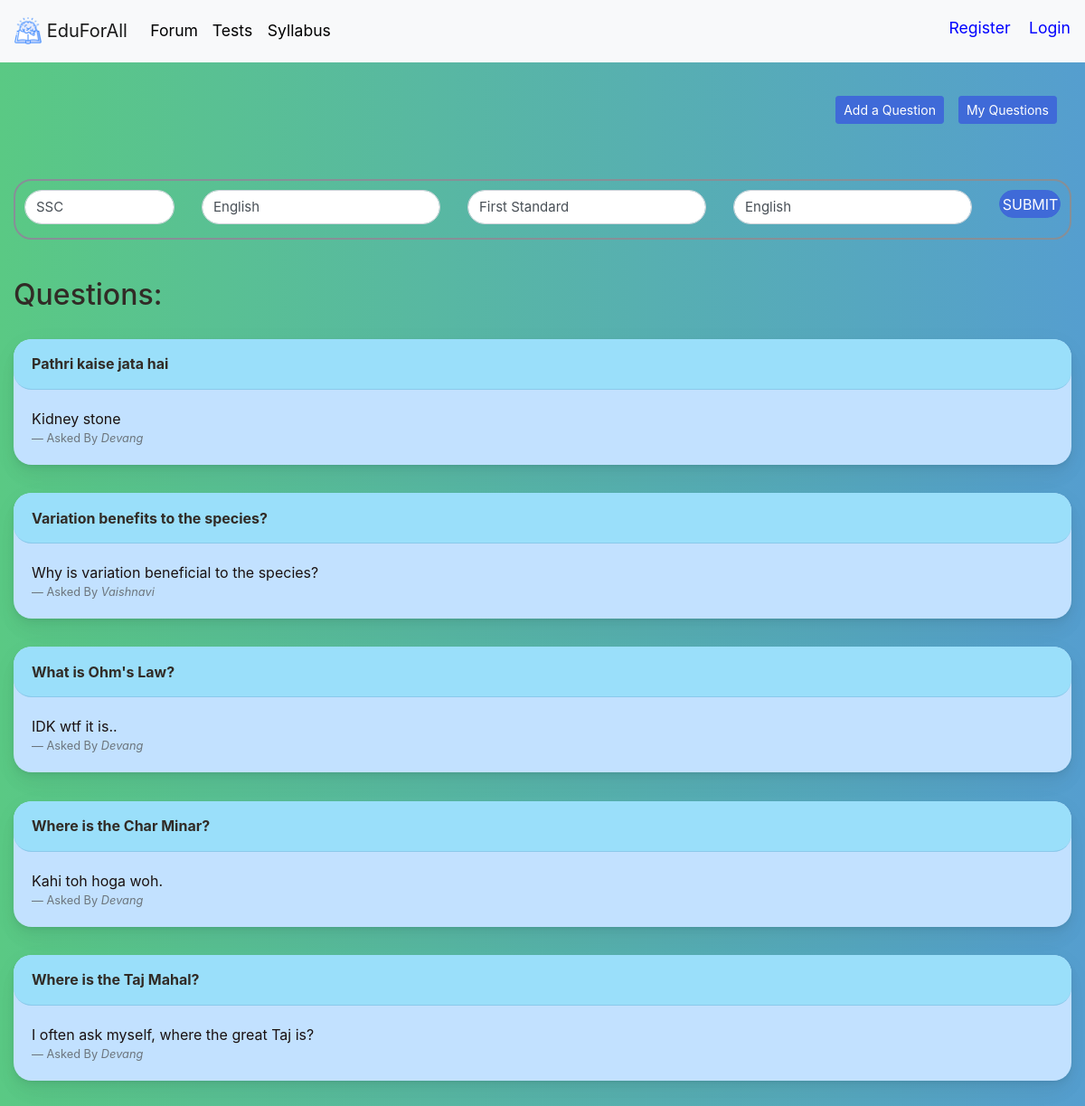
/forum/, run on an earlier commit of the app's database.
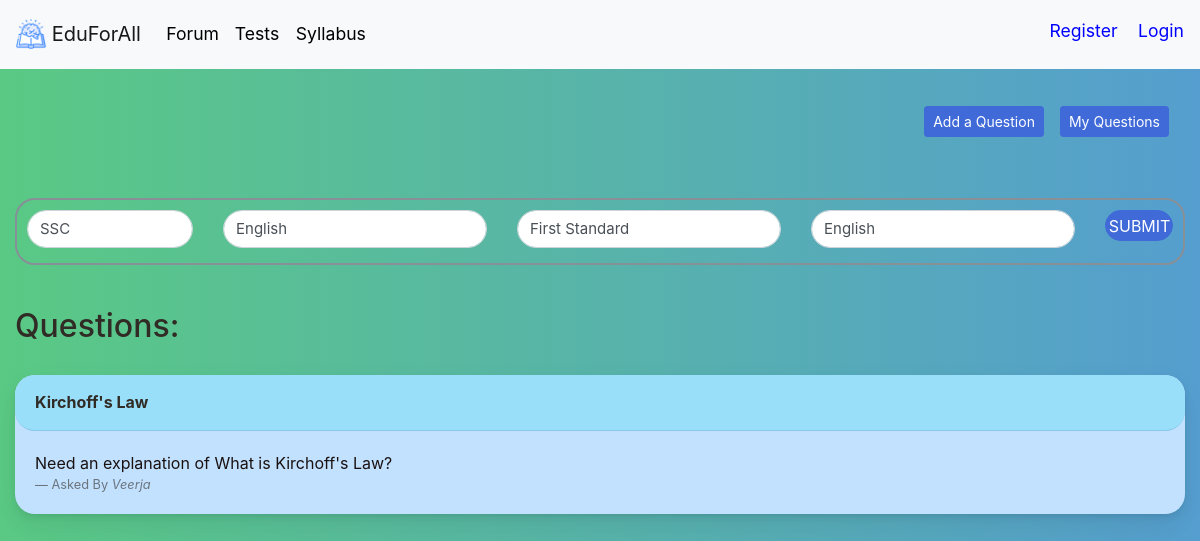
And on a later commit of the database.
### forum/models.py (models this page shows, shortened)
class question(models.Model):
    created = models.DateTimeField(auto_now_add=True)
    questionBy = models.ForeignKey(student, on_delete=models.CASCADE)
    title = models.CharField(max_length=240)
    body = models.CharField(max_length=25000)
    medium = models.CharField(max_length=100)
    acadYear = models.CharField(max_length=100)
    subject = models.CharField(max_length=100)
    board = models.CharField(max_length=100, default="SSC")

class student(models.Model):
    user: OneToOneField = models.OneToOneField(User, on_delete=models.CASCADE)
    acadYear = models.CharField(max_length=100)
    medium = models.CharField(max_length=100)
    board = models.CharField(max_length=100, default="SSC")

### forum/views.py (the view, shortened to what this page needs)
# urls.py: path('',views.forumLanding.as_view(),name='forumLanding'),
class forumLanding(View):
    def get(self, request, template_name='forumLanding.html'):
        message = {}
        message['questions'] = question.objects.all().order_by('-created')
        return render(request, 'forumLanding.html', message)

### forum/templates/forumLanding.html (shortened to what this page needs)
{% extends 'base.html' %}
{% load static %}
{% block content %}
<link rel="stylesheet" href="{% static 'all.css' %}">
<link rel="stylesheet" href="{% static 'bt.css' %}">
<link rel="stylesheet" href="{% static 'btb.css' %}">
<link rel="stylesheet" href="{% static 'login.css' %}">
<link rel="stylesheet" href="{% static 'forumLanding.css' %}">
<div class="container-fluid">
    <br>
    <br>
    <br>
    <br>
    <br>
    <a class="btn btn-primary btn-sm float-right" style="margin-right: 16px; margin-bottom: 16px" href="{% url 'forum:myQuestions' %}" role="button">My Questions</a>
    <a class="btn btn-primary btn-sm float-right" style="margin-right: 16px; margin-bottom: 16px" href="{% url 'forum:addQuestion' %}" role="button">Add a Question</a>
    <br>
    <br>
    <br>
<br>
    <div class="container-fluid" style="padding: 10px; border: 2px solid; border-radius: 20px;">
        <form action="" method="post">
        <div class="row">
            <div class="col-lg-2">
                <select name="board" id="board" required class="form-control"
                            style="border-radius: 20px; font-size: 15px; margin-bottom: 5px;">
                            <option value="SSC">SSC</option>
                </select>
            </div>
            <div class="col-lg-3">
                <select name="medium" id="medium" required class="form-control"
                            style="border-radius: 20px; font-size: 15px; margin-bottom: 5px;">
                            <option value="english">English</option>
                </select>
            </div>
            <div class="col-lg-3">
                <select name="acadYear" id="acadYear" required style="border-radius: 20px; font-size: 15px; margin-bottom: 5px;"
                            class="form-control">
                            <option value="1">First Standard</option>
                        </select>
            </div>
            <div class="col-lg-3">
                <select name="subject" id="subject" required style="border-radius: 20px; font-size: 15px; margin-bottom: 5px;"
                class="form-control">
                    <option value="English">English</option>
                </select>
            </div>
            <div class="col-lg-1">
                <button class="btn btn-primary btn-block text-uppercase" type="submit"
                            style="font-size: 1rem; padding: 4%; border-radius: 20px;">Submit</button>
            </div>
        </form>
        </div>
    </div>
<br><br>
    {% if questions %}
    <h2 style="color: #312b26;">Questions:</h2>
    <br>
<div class="container-fluid">
    {% for i in questions %}
    <a href="{% url 'forum:queAns' i.id %}">
        <div class="card" style="background-color: #c2e1ff; color: #1a1111;">
            <div class="card-header" style="font-size:1rem; background-color: #9adffa; color: #312b26">
             <strong>{{i.title}}</strong>
            </div>
            <div class="card-body">
                <blockquote class="blockquote mb-0" style="font-size:1rem">
                    <p>{{i.body}}</p>
                    <footer class="blockquote-footer">Asked By <cite
                            title="Source Title">{{ i.questionBy.user.first_name }}</cite></footer>
                </blockquote>
            </div>
        </div>
    </a>
    <br>
    {% endfor %}
</div>
{% else %}
<h2>Found 0 Results.</h2>
{% endif %}
{% endblock %}

### ensenanza/templates/base.html (shortened to what this page needs)
<!DOCTYPE html>
{%load static%}
<html lang="en">
<head>
  <link rel="stylesheet" href="{% static 'bootstrap.css' %}">
  <link rel="stylesheet" href="{% static 'all.css' %}">
  <link rel="stylesheet" href="{% static 'bt.css' %}">
  <link rel="stylesheet" href="{% static 'btb.css' %}">
  <link rel="stylesheet" href="{% static 'boi1.css' %}">
  <link rel="stylesheet" href="{% static 'intro.css' %}">
  <link rel="stylesheet" href="{% static 'login.css' %}">
<link rel="stylesheet" type="text/css" href="{%static 'plugins/OwlCarousel2-2.2.1/owl.carousel.css' %}">
<link rel="stylesheet" type="text/css" href="{%static 'plugins/OwlCarousel2-2.2.1/owl.theme.default.css' %}">
<link rel="stylesheet" type="text/css" href="{%static 'plugins/OwlCarousel2-2.2.1/animate.css' %}">
<link rel="stylesheet" type="text/css" href="{% static 'testimonial.css' %}">
</head>
<body>
    <header id="header" class="fixed-top">
        <nav class="navbar navbar-expand-lg navbar-light bg-light">
            <a class="navbar-brand" href="{% url 'landingPage' %}">
                <img src="{% static 'book.png' %}" width="30" height="30" class="d-inline-block align-top" alt="">
                EduForAll
              </a>
            <div class="collapse navbar-collapse" id="navbarSupportedContent">
              <ul class="navbar-nav mr-auto">
                <li class="nav-item">
                  <a class="nav-link" href="{% url 'forum:forumLanding' %}" style="font-size:1.1rem; margin-left: 2%;"><span style="color:rgb(0, 0, 0)">Forum</a>
                </li>
                <li class="nav-item">
                  <a class="nav-link" href="{% url 'Tests' %}" style="font-size:1.1rem; margin-left: 2%;"><span style="color:rgb(0, 0, 0)">Tests</a>
              </li>
                <li class="nav-item">
                    <a class="nav-link" href="{% url 'Syllabus' %}" style="font-size:1.1rem; margin-left: 2%;"><span style="color:rgb(0, 0, 0)">Syllabus</a>
                </li>
              </ul>
              {% if user.is_authenticated %}
                <p style="font-size:1.1rem; padding-top:1%"><a href="{% url 'viewProfile' %}"><span style="color:blue">Hello, {{user.first_name}} {{user.last_name}}</a></p>
              <p style="font-size:1.1rem; padding-top:1%; margin-left: 2%;"><a href="{% url 'Logout' %}"><span style="color:blue">Logout</a></p>
              {% else %}
              <p style="font-size:1.1rem; padding-top:1%; margin-left: 2%;"><a href="{% url 'register' %}"><span style="color:blue">Register</a></p>
              <p style="font-size:1.1rem; padding-top:1%; margin-left: 2%;"><a href="{% url 'Login' %}"><span style="color:blue">Login</a></p>
              {% endif %}
            </div>
          </nav>
    </header>
    {% block content %}
    {% endblock %}
</body>
</html>

### static/login.css (style rules this page uses)
:root { --input-padding-x: 1.5rem; --input-padding-y: .75rem; }
body { background: #007bff; background: linear-gradient(to right, #5ac984, #559ecf); }
.card { margin: 0 auto; float: none; margin-bottom: 10px; }

### static/forumLanding.css (style rules this page uses)
body { margin: 0; font-family: -apple-system, BlinkMacSystemFont, "Segoe UI", Roboto, "Helvetica Neue", Arial, "Noto Sans", sans-serif, "Apple Color Emoji", "Segoe UI Emoji", "Segoe UI Symbol", "Noto Color Emoji"; font-size: .88rem; font-weight: 400; line-height: 1.5; color: #878f97; text-align: left; background-color: #ffffff }
.card { box-shadow: 0 0.46875rem 2.1875rem rgba(4, 9, 20, 0.03), 0 0.9375rem 1.40625rem rgba(4, 9, 20, 0.03), 0 0.25rem 0.53125rem rgba(4, 9, 20, 0.05), 0 0.125rem 0.1875rem rgba(4, 9, 20, 0.03); border-width: 0; transition: all .2s; border-radius: 20px; }
.card-header:first-child { border-radius: calc(.25rem - 1px) calc(.25rem - 1px) 0 0; border-radius: 20px; }
.card-header { display: flex; align-items: center; border-bottom-width: 1px; padding-top: 0; padding-bottom: 0; padding-right: .625rem; height: 3.5rem; background-color: #fff; border-bottom: 1px solid rgba(26, 54, 126, 0.125) }
.btn-primary { color: #fff; background-color: #3f6ad8; border-color: #3f6ad8 }
.form-control { display: block; width: 100%; height: calc(2.25rem + 2px); padding: .375rem .75rem; font-size: 1rem; font-weight: 400; line-height: 1.5; color: #495057; background-color: #fff; background-clip: padding-box; border: 1px solid #ced4da; border-radius: .25rem; transition: border-color 0.15s ease-in-out, box-shadow 0.15s ease-in-out }
.card-body { flex: 1 1 auto; padding: 1.25rem }
a { color: #E91E63; text-decoration: none !important; background-color: transparent }

What changed in the data, as far as the page shows it:
removed question: title "Pathri kaise jata hai", body "Kidney stone", questionBy.user.first_name "Devang"
removed question: title "Variation benefits to the species?", body "Why is variation beneficial to the species?", questionBy.user.first_name "Vaishnavi"
removed question: title "What is Ohm's Law?", body "IDK wtf it is..", questionBy.user.first_name "Devang"
removed question: title "Where is the Char Minar?", body "Kahi toh hoga woh.", questionBy.user.first_name "Devang"
removed question: title "Where is the Taj Mahal?", body "I often ask myself, where the great Taj is?", questionBy.user.first_name "Devang"
added question: title "Kirchoff's Law", body "Need an explanation of What is Kirchoff's Law?", questionBy.user.first_name "Veerja"
